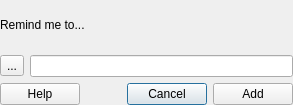
<?xml version="1.0" encoding="UTF-8"?>
<ui version="4.0">
 <class>simple_dialog</class>
 <widget class="QDialog" name="simple_dialog">
  <property name="geometry">
   <rect>
    <x>0</x>
    <y>0</y>
    <width>293</width>
    <height>105</height>
   </rect>
  </property>
  <property name="windowTitle">
   <string>Add Simple Reminder</string>
  </property>
  <property name="windowIcon">
   <iconset theme="remindor-qt">
    <normalon>:/icons/remindor-qt.svg</normalon>
   </iconset>
  </property>
  <layout class="QVBoxLayout" name="verticalLayout">
   <property name="margin">
    <number>0</number>
   </property>
   <item>
    <widget class="QLabel" name="reminder_label">
     <property name="text">
      <string>Remind me to...</string>
     </property>
    </widget>
   </item>
   <item>
    <layout class="QHBoxLayout" name="reminder_layout">
     <item>
      <widget class="QToolButton" name="reminder_error">
       <property name="text">
        <string>...</string>
       </property>
       <property name="icon">
        <iconset theme="error">
         <normalon>:/icons/delete.png</normalon>
        </iconset>
       </property>
      </widget>
     </item>
     <item>
      <widget class="QLineEdit" name="reminder_edit"/>
     </item>
    </layout>
   </item>
   <item>
    <layout class="QHBoxLayout" name="button_layout">
     <item>
      <widget class="QPushButton" name="help_button">
       <property name="text">
        <string>Help</string>
       </property>
       <property name="icon">
        <iconset theme="help">
         <normalon>:/icons/help.png</normalon>
        </iconset>
       </property>
       <property name="autoDefault">
        <bool>false</bool>
       </property>
      </widget>
     </item>
     <item>
      <spacer name="horizontalspacer">
       <property name="orientation">
        <enum>Qt::Horizontal</enum>
       </property>
       <property name="sizeHint" stdset="0">
        <size>
         <width>40</width>
         <height>20</height>
        </size>
       </property>
      </spacer>
     </item>
     <item>
      <widget class="QPushButton" name="cancel_button">
       <property name="text">
        <string>Cancel</string>
       </property>
       <property name="icon">
        <iconset theme="gtk-cancel">
         <normalon>:/icons/delete.png</normalon>
        </iconset>
       </property>
       <property name="autoDefault">
        <bool>true</bool>
       </property>
       <property name="default">
        <bool>true</bool>
       </property>
      </widget>
     </item>
     <item>
      <widget class="QPushButton" name="add_button">
       <property name="text">
        <string>Add</string>
       </property>
       <property name="icon">
        <iconset theme="add">
         <normalon>:/icons/add.png</normalon>
        </iconset>
       </property>
       <property name="autoDefault">
        <bool>false</bool>
       </property>
      </widget>
     </item>
    </layout>
   </item>
  </layout>
 </widget>
 <resources>
  <include location="../../resources.qrc"/>
 </resources>
 <connections>
  <connection>
   <sender>reminder_error</sender>
   <signal>pressed()</signal>
   <receiver>reminder_edit</receiver>
   <slot>setFocus()</slot>
   <hints>
    <hint type="sourcelabel">
     <x>11</x>
     <y>51</y>
    </hint>
    <hint type="destinationlabel">
     <x>160</x>
     <y>52</y>
    </hint>
   </hints>
  </connection>
 </connections>
</ui>
